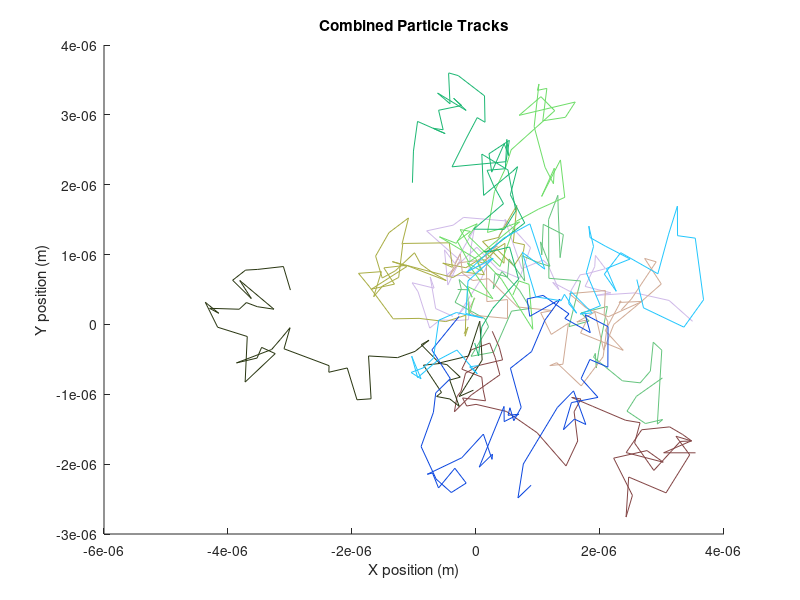

The MATLAB script that drew this image:
% an example of simulating multiple particles in two-dimensional

clear all
clear 
clc 

dimensions = 2;         % two dimensional simulation
particleCount = 10;
N = 50;
tau = .1;

d    = 1.0e-6;              % diameter in meters
eta  = 1.0e-3;              % viscosity of water in SI units (Pascal-seconds) at 293 K
kB   = 1.38e-23;            % Boltzmann constant
T    = 293;                 % Temperature in degrees Kelvin

D    = kB * T / (3 * pi * eta * d);
k = sqrt(D * dimensions * tau);

time = 0:tau:(N-1) * tau;
particle = { };             % create an empty cell array to hold the results

for i = 1:particleCount
    particle{i} = struct();
    particle{i}.dx = k * randn(1,N);
    particle{i}.x = cumsum(particle{i}.dx);
    particle{i}.dy = k * randn(1,N);
    particle{i}.y = cumsum(particle{i}.dy);
    particle{i}.drsquared = particle{i}.dx .^2 + particle{i}.dy .^ 2;
    particle{i}.rsquared = particle{i}.x .^ 2 + particle{i}.y .^ 2;
    particle{i}.D = mean( particle{i}.drsquared ) / ( 2 * dimensions * tau );
    particle{i}.standardError = std( particle{i}.drsquared ) / ( 2 * dimensions * tau * sqrt(N) );
end

figure;
hold on;
for i = 1:particleCount
    plot(particle{i}.x, particle{i}.y, 'color', rand(1,3));
end

xlabel('X position (m)');
ylabel('Y position (m)');
title('Combined Particle Tracks');
hold off;


